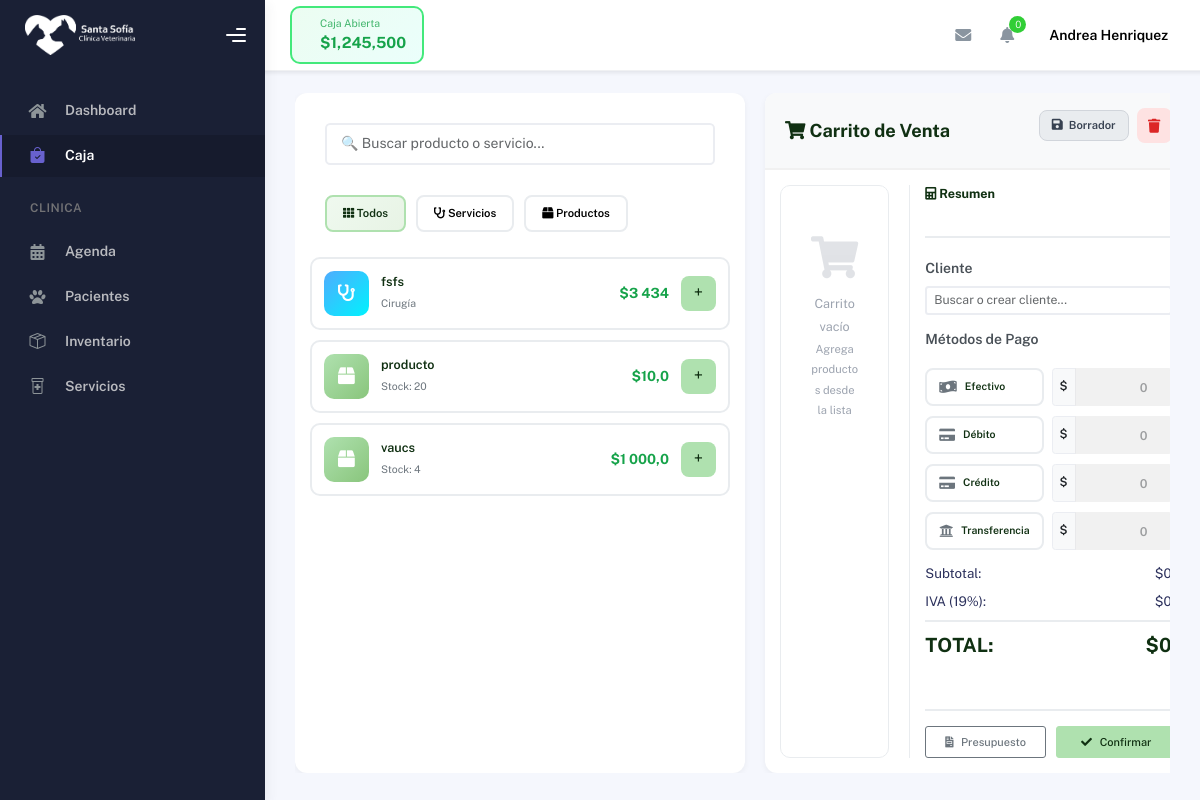
Page /caja/ (signed in) on the earlier database version.
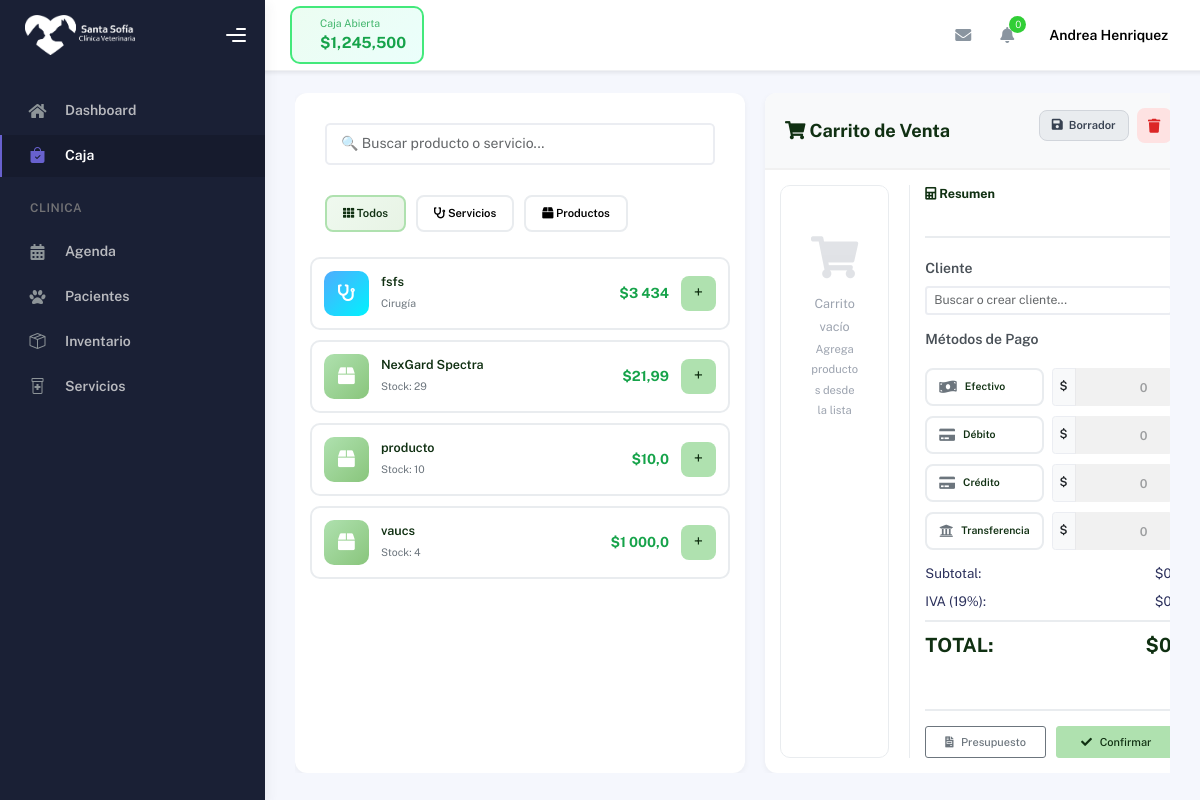
Same page on the later database version.
### hospital/models.py (models this page shows, shortened)
class Servicio(models.Model):
    idServicio = models.AutoField(primary_key=True)
    nombre = models.CharField(
        max_length=150,
        verbose_name="Nombre del Servicio"
    )
    descripcion = models.TextField(
        blank=True,
        null=True,
        verbose_name="Descripción"
    )
    categoria = models.CharField(
        max_length=100,
        verbose_name="Categoría"
    )
    precio = models.PositiveIntegerField(
        default=0,
        verbose_name="Precio del Servicio"
    )
    duracion = models.PositiveIntegerField(
        default=0,
        verbose_name="Duración (minutos)"
    )
    fecha_creacion = models.DateTimeField(
        auto_now_add=True,
        verbose_name="Fecha de Registro"
    )
    fecha_actualizacion = models.DateTimeField(
        auto_now=True,
        verbose_name="Última Actualización"
    )
    class Meta:
        db_table = "Servicio"
        verbose_name = "Servicio Veterinario"
        verbose_name_plural = "Servicios Veterinarios"
        ordering = ["nombre"]

class Insumo(models.Model):
    TIPO_MOVIMIENTO_CHOICES = [
        ('entrada', 'Entrada de Stock'),
        ('salida', 'Salida de Stock'),  # ⭐ ASEGURAR que diga "Salida de Stock"
        ('venta', 'Venta'),
        ('consulta', 'Uso en Consulta'),
        ('hospitalizacion', 'Uso en Hospitalización'),
        ('ajuste_manual', 'Ajuste Manual'),
        ('devolucion', 'Devolución'),
        ('registro_inicial', 'Registro Inicial'),
    ]
    idInventario = models.AutoField(primary_key=True)
    medicamento = models.CharField(max_length=200)
    sku = models.CharField(max_length=100, blank=True, null=True)
    especie = models.CharField(max_length=50, blank=True, null=True)
    descripcion = models.TextField(blank=True, null=True)
    ml_contenedor = models.DecimalField(max_digits=10, decimal_places=2, null=True, blank=True, verbose_name="ML en Contenedor")
    tipo = models.CharField(max_length=50, null=True, blank=True, verbose_name="Tipo de Producto")
    precio_venta = models.FloatField(default=0)
    stock_actual = models.IntegerField(default=0)
    precauciones = models.TextField(blank=True, null=True)
    contraindicaciones = models.TextField(blank=True, null=True)
    efectos_adversos = models.TextField(blank=True, null=True)
    dosis_ml = models.FloatField(blank=True, null=True)
    peso_kg = models.FloatField(blank=True, null=True)
    fecha_creacion = models.DateTimeField(default=timezone.now, verbose_name="Fecha de Registro")
    ultimo_ingreso = models.DateTimeField(null=True, blank=True)
    ultimo_movimiento = models.DateTimeField(null=True, blank=True)
    tipo_ultimo_movimiento = models.CharField(
        max_length=20,
        choices=TIPO_MOVIMIENTO_CHOICES,
        null=True,
        blank=True
    )
    usuario_ultimo_movimiento = models.ForeignKey(
        settings.AUTH_USER_MODEL,
        on_delete=models.SET_NULL,
        null=True,
        blank=True,
        related_name='movimientos_insumos'
    )
    class Meta:
        db_table = "Insumo"
        ordering = ["medicamento"]

### caja/views.py (the view)
# urls.py: path('', views.caja, name='cashregister'),
@login_required
def caja(request):
    productos = Insumo.objects.all()
    servicios = Servicio.objects.all()
    return render(request, 'cash_register.html', {
        'productos': productos,
        'servicios': servicios,
    })

### cuentas/models.py (called while the page is built)
    def get_rol_display_custom(self):
        if self.is_staff and self.is_superuser:
            return 'Administración'
        return self.get_rol_display()

### caja/templates/cash_register.html (shortened to what the changed rows need)
{% extends 'partials/base.html' %}
{% load static %}
{% load humanize %}
{% block extra_css %}
<link rel="stylesheet" href="{% static 'caja/css/cash_register.css' %}">
{% endblock %}
{% block content %}
<div class="cash-layout">
    <div class="cash-main">
        <div class="products-section">
            <div class="products-list" id="productsList">
                {% for servicio in servicios %}
                <div class="product-list-item" data-category="servicios"
                    onclick="addToCart('{{ servicio.nombre|escapejs }}', {{ servicio.precio }})">
                    <div class="icon" style="background: linear-gradient(135deg, #4facfe 0%, #00f2fe 100%);">
                        <i class="fas fa-stethoscope"></i>
                    </div>
                    <div class="info">
                        <h6>{{ servicio.nombre }}</h6>
                        <p>{{ servicio.categoria }}</p>
                    </div>
                    <div class="price">${{ servicio.precio|intcomma }}</div>
                    <button class="add-btn">+</button>
                </div>
                {% empty %}
                <p class="empty-section">No hay servicios registrados.</p>
                {% endfor %}
{% for producto in productos %}
<div class="product-list-item" data-category="productos"
    onclick="addToCart('{{ producto.medicamento|escapejs }}', {{ producto.precio_venta }})">
    <div class="icon">
        <i class="fas fa-box"></i>
    </div>
    <div class="info">
        <h6>{{ producto.medicamento }}</h6>
        <p>Stock: {{ producto.stock_actual }} {{ producto.unidad_medida }}</p>
    </div>
    <div class="price">${{ producto.precio_venta|intcomma }}</div>
    <button class="add-btn">+</button>
</div>
{% empty %}
<p class="empty-section">No hay productos en inventario.</p>
{% endfor %}
            </div>
        </div>
    </div>
</div>
{% endblock %}

Differences in the rows shown:
added Insumo: medicamento "NexGard Spectra", stock_actual "29", precio_venta "21,99"
changed Insumo "producto": stock_actual "20" → "10"
